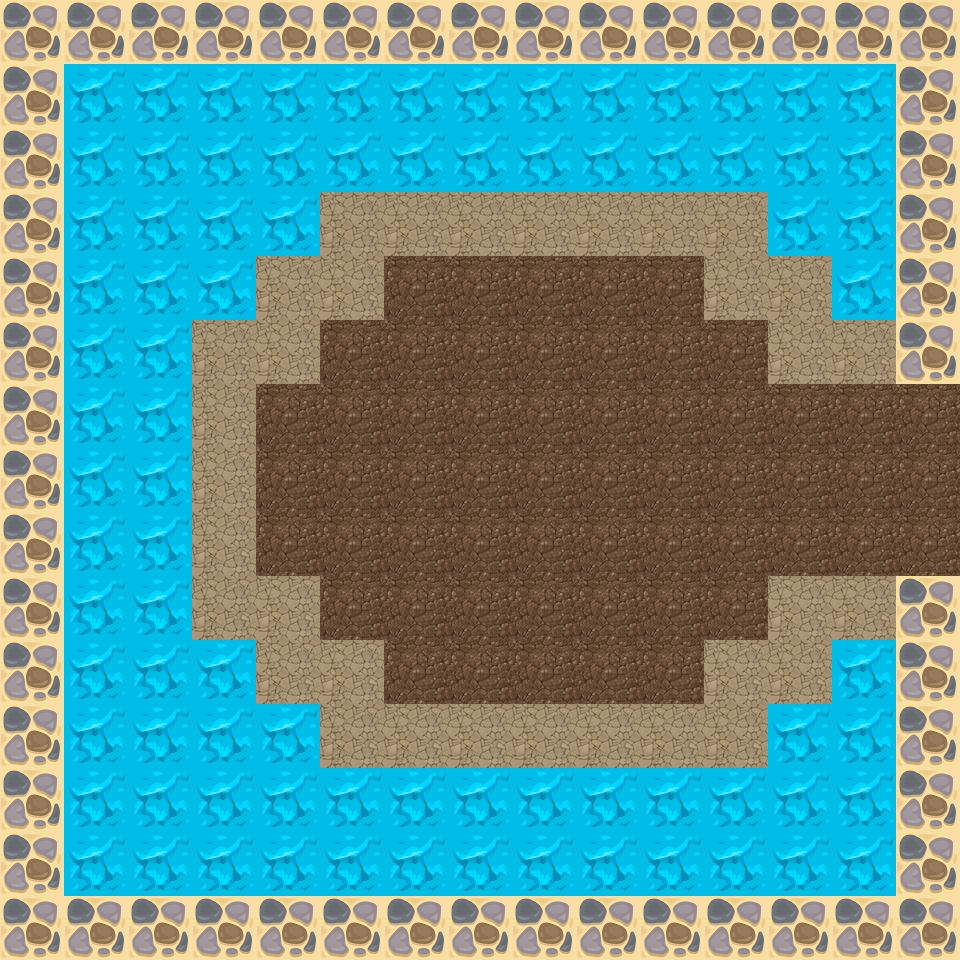

The image is a tile-based game level rendered from a .tmx file. Its description and complete source (layers, tilesets, objects, tile grids) follow:
An orthogonal 15x15 tile map with 64x64 px tiles, 3 tile layers (Tile Layer 1, Tile Layer 2, Tile Layer 3).

<map version="1.10" tiledversion="1.10.2" orientation="orthogonal" renderorder="right-down" width="15" height="15" tilewidth="64" tileheight="64" infinite="0" nextlayerid="4" nextobjectid="1">
 <tileset firstgid="1" source="tiles.tsx" />
 <layer id="1" name="Tile Layer 1" width="15" height="15">
  <data encoding="csv">
0,0,0,0,0,0,0,0,0,0,0,0,0,0,0,
0,0,0,0,0,0,0,0,0,0,0,0,0,0,0,
0,0,0,0,0,0,0,0,0,0,0,0,0,0,0,
0,0,0,0,0,0,0,0,0,0,0,0,0,0,0,
0,0,0,0,0,0,3,3,3,3,3,0,0,0,0,
0,0,0,0,3,3,3,3,3,3,3,3,0,0,0,
0,0,0,0,3,3,3,3,3,3,3,3,3,3,3,
0,0,0,3,3,3,3,3,3,3,3,3,3,3,3,
0,0,0,3,3,3,3,3,3,3,3,3,3,3,3,
0,0,0,0,0,3,3,3,3,3,3,3,0,0,0,
0,0,0,0,0,0,3,3,3,3,3,0,0,0,0,
0,0,0,0,0,0,0,0,0,0,0,0,0,0,0,
0,0,0,0,0,0,0,0,0,0,0,0,0,0,0,
0,0,0,0,0,0,0,0,0,0,0,0,0,0,0,
0,0,0,0,0,0,0,0,0,0,0,0,0,0,0
</data>
 </layer>
 <layer id="2" name="Tile Layer 2" width="15" height="15">
  <data encoding="csv">
11,11,11,11,11,11,11,11,11,11,11,11,11,11,11,
11,0,0,0,0,0,0,0,0,0,0,0,0,0,11,
11,0,0,0,0,0,0,0,0,0,0,0,0,0,11,
11,0,0,0,0,4,4,4,4,4,4,4,0,0,11,
11,0,0,0,4,4,0,0,0,0,0,4,4,0,11,
11,0,0,4,4,0,0,0,0,0,0,0,4,4,11,
11,0,0,4,0,0,0,0,0,0,0,0,0,0,0,
11,0,0,4,0,0,0,0,0,0,0,0,0,0,0,
11,0,0,4,0,0,0,0,0,0,0,0,0,0,0,
11,0,0,4,4,0,0,0,0,0,0,0,4,4,11,
11,0,0,0,4,4,0,0,0,0,0,4,4,0,11,
11,0,0,0,0,4,4,4,4,4,4,4,0,0,11,
11,0,0,0,0,0,0,0,0,0,0,0,0,0,11,
11,0,0,0,0,0,0,0,0,0,0,0,0,0,11,
11,11,11,11,11,11,11,11,11,11,11,11,11,11,11
</data>
 </layer>
 <layer id="3" name="Tile Layer 3" width="15" height="15">
  <data encoding="csv">
0,0,0,0,0,0,0,0,0,0,0,0,0,0,0,
0,8,8,8,8,8,8,8,8,8,8,8,8,8,0,
0,8,8,8,8,8,8,8,8,8,8,8,8,8,0,
0,8,8,8,8,0,0,0,0,0,0,0,8,8,0,
0,8,8,8,0,0,0,0,0,0,0,0,0,8,0,
0,8,8,0,0,0,0,0,0,0,0,0,0,0,0,
0,8,8,0,0,0,0,0,0,0,0,0,0,0,0,
0,8,8,0,0,0,0,0,0,0,0,0,0,0,0,
0,8,8,0,0,0,0,0,0,0,0,0,0,0,0,
0,8,8,0,0,0,0,0,0,0,0,0,0,0,0,
0,8,8,8,0,0,0,0,0,0,0,0,0,8,0,
0,8,8,8,8,0,0,0,0,0,0,0,8,8,0,
0,8,8,8,8,8,8,8,8,8,8,8,8,8,0,
0,8,8,8,8,8,8,8,8,8,8,8,8,8,0,
0,0,0,0,0,0,0,0,0,0,0,0,0,0,0
</data>
 </layer>
</map>
